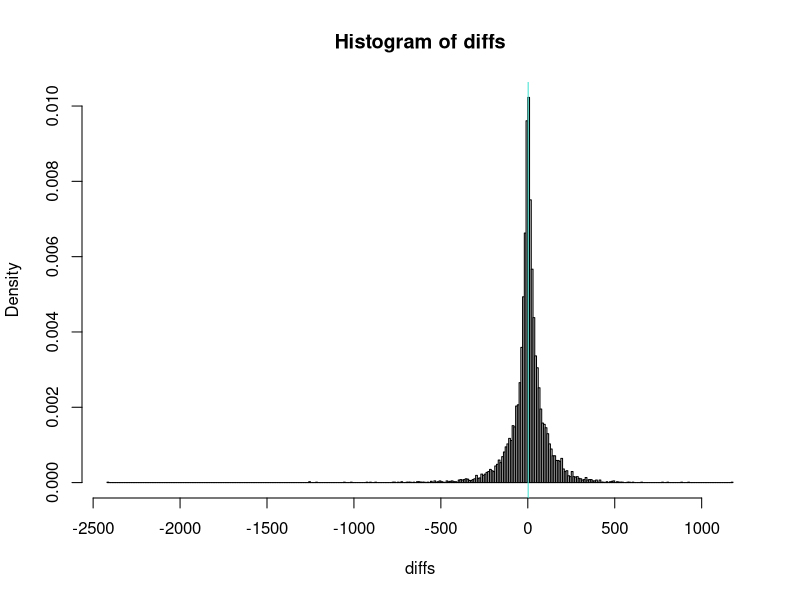
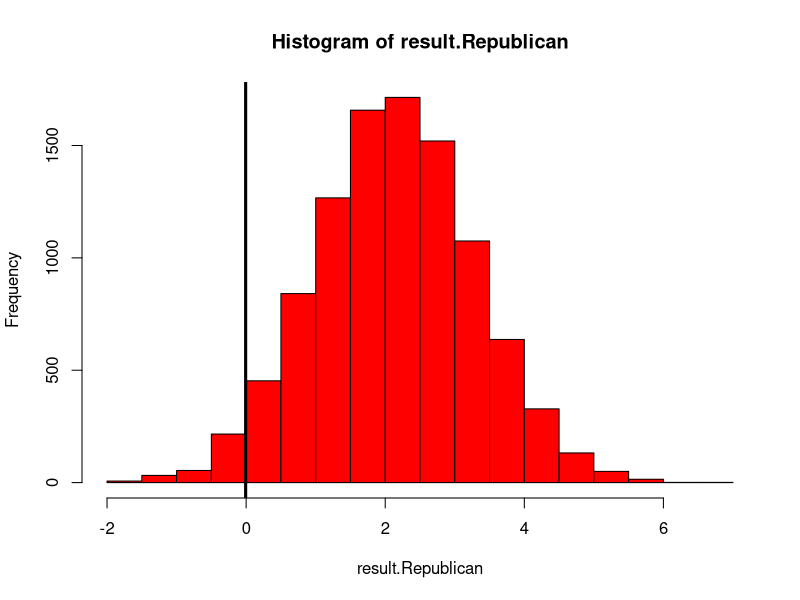
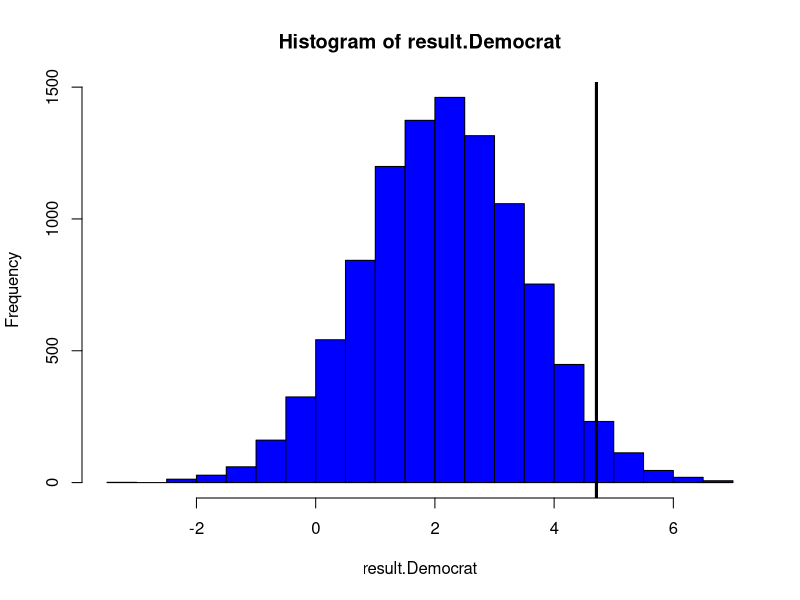
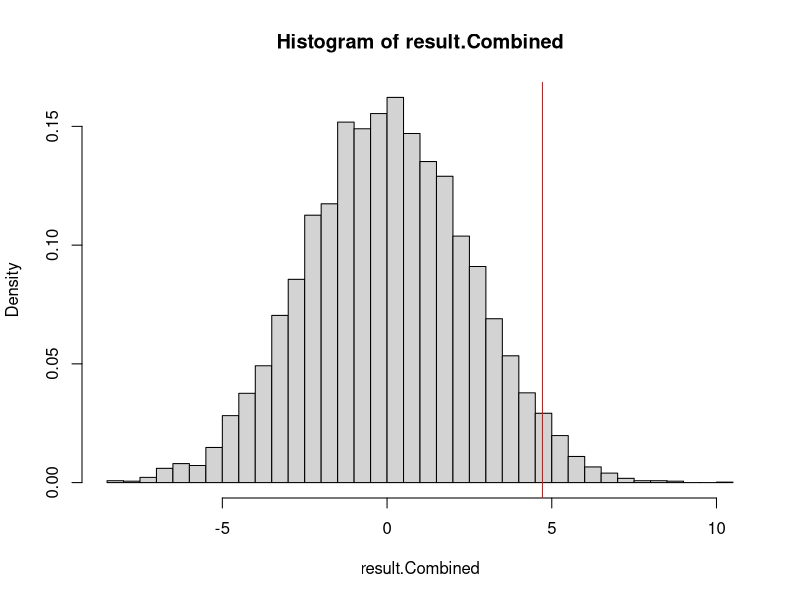
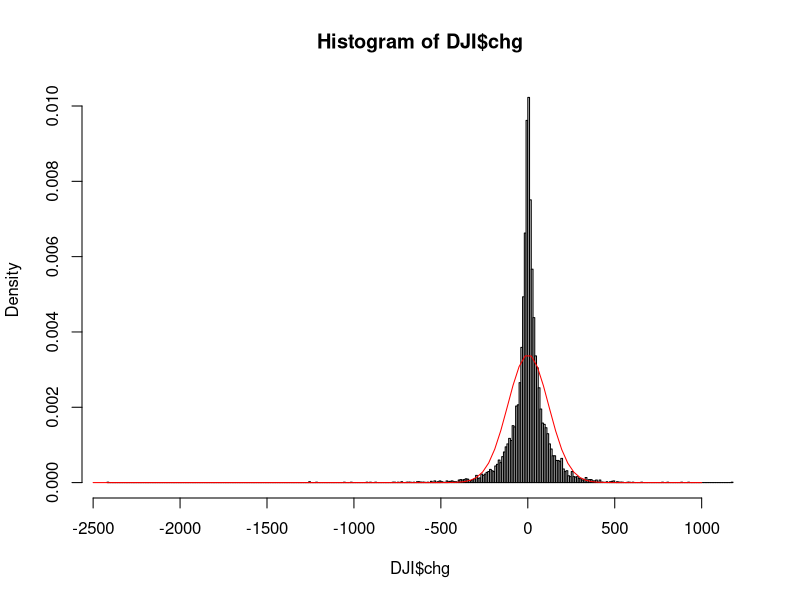
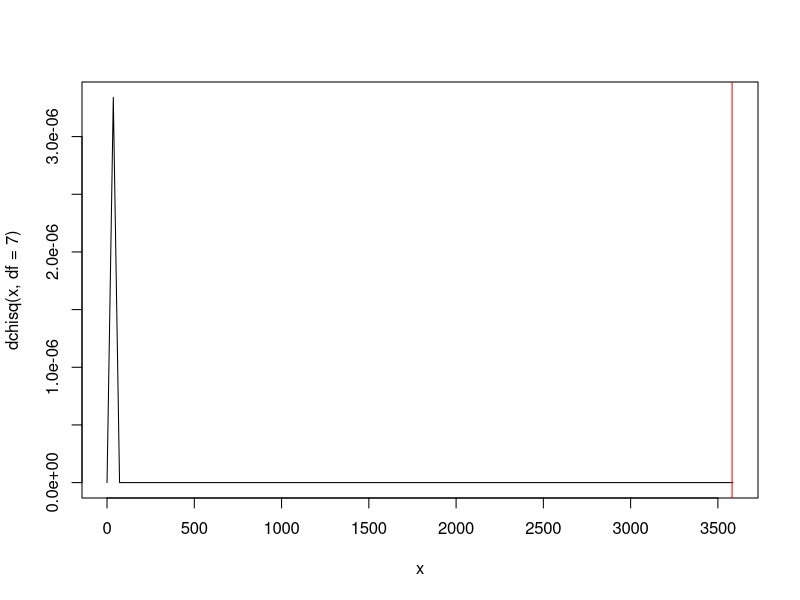
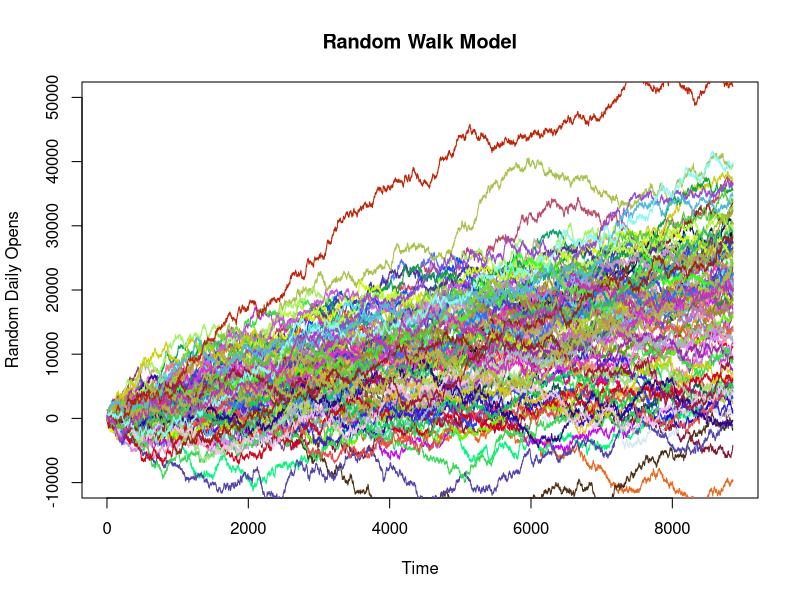
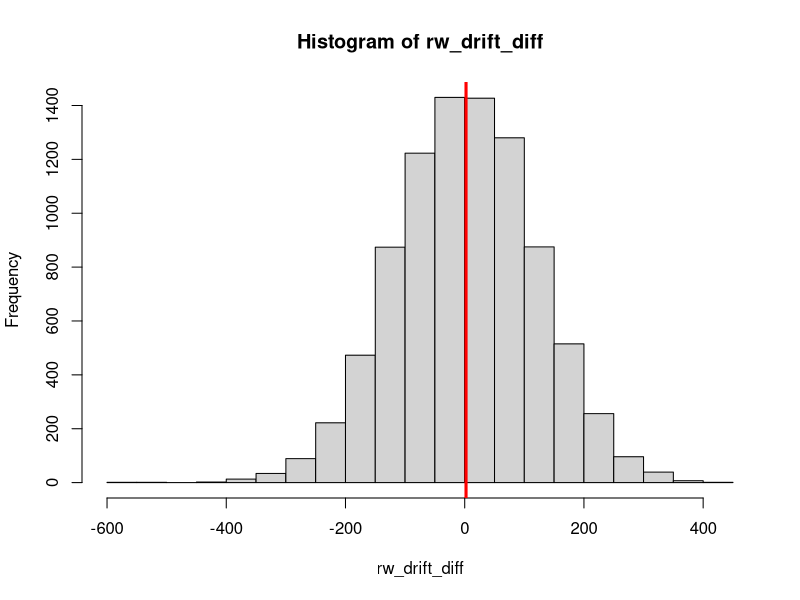

Generate these figures, in order, with R:
#This is where our main code for our project will go!
DJI <- read.csv("DJI.csv"); head(DJI)

#Create 'Regime' Categories (Regan, Bush, etc.)
DJI["Regime"] <- "None" #Set blank column

#Set the dates for each regime
#Each 'term' is denoted from inaugaration day 
#to the day before the next regime's inaugaration day
dates <- sapply(DJI["Date"], function(x) as.Date(x)) #Convert CSV date character objects 
#to date objects
DJI[dates < as.Date("1989-01-20"), "Regime"] <- "RR"
DJI[dates >= as.Date("1989-01-20") & dates < as.Date("1993-01-20"), "Regime"] <- "GHWB"
DJI[dates >= as.Date("1993-01-20") & dates < as.Date("2001-01-20"), "Regime"] <- "BC"
DJI[dates >= as.Date("2001-01-20") & dates < as.Date("2009-01-20"), "Regime"] <- "GWB"
DJI[dates >= as.Date("2009-01-20") & dates < as.Date("2017-01-20"), "Regime"] <- "BO"
DJI[dates >= as.Date("2017-01-20"), "Regime"] <- "DJT"

#Create a binary category for the political party in control of the White House 
#(Republican = 1, Democrat = 0)
Republican <- (DJI$Regime == "RR") | (DJI$Regime == "GHWB") | (DJI$Regime == "GWB") | (DJI$Regime == "DJT")
DJI <- data.frame(DJI, Republican); head(DJI); sum(Republican); mean(Republican)

#Create a binary category for expansion vs recession year
DJI["Recession"] <- FALSE

#Extract years from date column
DJI.year <- format(as.Date(DJI$Date),"%Y")

#Set the dates
DJI[DJI.year == 1980, "Recession"] <- TRUE
DJI[DJI.year >= 1981 & DJI.year  <= 1981, "Recession"] <- TRUE
DJI[DJI.year >= 1990 & DJI.year  <= 1991, "Recession"] <- TRUE
DJI[DJI.year == 2001, "Recession"] <- TRUE
DJI[DJI.year >= 2007 & DJI.year <= 2009, "Recession"] <- TRUE
DJI[DJI.year >= 2020, "Recession"] <- TRUE

#Set up indices for permutation test by party and president 
index.Republican <- DJI$Republican ; sum(index.Republican) # 4822, matches
index.RR <- (DJI$Regime == "RR") ; sum(index.RR) # 1005
index.GHWB <- (DJI$Regime == "GHWB") ; sum(index.GHWB) # 1011
index.BC <- (DJI$Regime == "BC") ; sum(index.BC) # 2021
index.GWB <- (DJI$Regime == "GWB") ; sum(index.GWB) # 2009
index.BO <- (DJI$Regime == "BO") ; sum(index.BO) # 2015
index.DJT <- (DJI$Regime == "DJT") ; sum(index.DJT) # 797
dim(DJI) ; sum(c(index.RR, index.GHWB, index.BC, index.GWB, index.BO, index.DJT)) # 8858, matches

# Create vector for difference between daily Open values
Open <- DJI$Open
diffs <- diff(DJI$Open) #Get first difference of our data.
head(diffs) # there are some rather large values with double digits before the decimal
length(diffs) # 8857 as expected
sum(diffs)  # 18975.43 so over double the number of observations
mu.chg.open <- mean(diffs) # 2.142422 around what we expected based on the aforementioned values
med.chg.open <- median(diffs) # 3.4297 is higher than mean, indicating more extreme lesser values
var.chg.open <- var(diffs) # whopping 13760.49 for variance, we expect this to increase over time
hist(diffs, breaks = "fd", prob = TRUE) 
# resembles normal distribution with narrow concentration around sharp peak at mean 
# and with long tails, with more extreme negative values
abline(v = mu.chg.open, col = "turquoise")

chg <- numeric(nrow(DJI))
chg[1] <- 0 ; chg[2:nrow(DJI)] <- diffs; chg <- data.frame(chg)
DJI <- data.frame(DJI,chg); head(DJI)

diffs.Republican <- diffs[index.Republican[-1]]
mu.RepDiffs <- mean(diffs.Republican) # -.006959248
diffs.Democrat <- diffs[!(index.Republican[-1])]
mu.DemDiffs <- mean(diffs.Democrat)
mean(diffs.Democrat) # 4.709857
# The means seem different, but given the large variance, this is doubtful.

#Permutation Test
N <- 10^4; result.Republican <- numeric(N); result.Democrat <- numeric(N)
for (i in 1:N) {
  smpl <- sample(index.Republican[-1], replace = FALSE)
  smpl.Republican <- diffs[smpl]
  smpl.Democrat <- diffs[!smpl]
  result.Republican[i] <- mean(smpl.Republican)
  result.Democrat[i] <- mean(smpl.Democrat)
}

#Republican Result
hist(result.Republican, col = "red")
abline(v = mu.RepDiffs, col = "black", lwd = 3)
mu.result.Republican <- mean(result.Republican) ; mu.result.Republican ; mu.RepDiffs
mean(result.Republican <= mu.RepDiffs) 
#2.88% chance of seeing this statistic thus it is statistically significant.

#Democrat Result
hist(result.Democrat, col = "blue")
abline(v = mu.DemDiffs, col = "black", lwd = 3)
mu.result.Democrat <- mean(result.Democrat) ; mu.result.Democrat ; mu.DemDiffs
mean(result.Democrat >= mu.DemDiffs) 
#2.88% chance. Whoa, both means are equally statistically significant.

#Combined Attempt
RepAvg <- sum(DJI$chg*(DJI$Republican == TRUE))/sum(DJI$Republican == TRUE) ; RepAvg
DemAvg <- sum(DJI$chg*(DJI$Republican == FALSE))/sum(DJI$Republican == FALSE) ; DemAvg
Obs <-  DemAvg - RepAvg; Obs

N <- 10^4 #number of simulations
result.Combined <- numeric(N) #this is the vector that will store our simulated differences
for (i in 1:N) {
  Rep <- sample(DJI$Republican) #This is our permuted party column
  RepMu <- sum(DJI$chg*(Rep == TRUE))/sum(Rep == TRUE) ; RepMu
  DemMu <- sum(DJI$chg*(Rep == FALSE))/sum(Rep == FALSE) ; DemMu
  result.Combined[i] <- DemMu - RepMu
}
mean(result.Combined) #inspecting that these are indeed close to zero
hist(result.Combined, breaks = "FD", probability = TRUE)
abline(v = Obs, col = "red")

pvalue <-  (sum(result.Combined >= Obs)+1)/(N+1) ; pvalue
# 2.71% chance that this extreme of an observed difference would arise by chance .

## Contingency table with chi-square test for political party and recession. 
sum(DJI$Recession)/length(DJI$Recession) # 17.67% of observations are in recession years
obs.tbl <- table(DJI$Republican,DJI$Recession) # Republican has more Recession
exp.tbl <- outer(rowSums(obs.tbl), colSums(obs.tbl))/sum(obs.tbl)
obs.tbl ; exp.tbl
chisq.test(DJI$Republican,DJI$Recession)
# p-value is less than 2.2e-16, far below our .05 threshold, so there would be a very
# small chance that the observed contingency table would arise by chance.
# Thus, the observations provide sufficient evidence to reject the null hypothesis
# that Republican and Democratic regimes are equally likely to be associated with recession
# years from 1985 to early 2020. 

## Can you make this more granular by leveraging recession by quarter instead of year?
## Can we do a contingency table that is larger than 2x2 by using regime intead of party?

## Let's apply simulation methods to the day-over-day (DOD) change in Open values. 
## We can also run this and the previous analyses on the other numerical columns 
## of DJI to see if we arise at similar or different results, 
## once we finish the first round of analysis the DOD change in Open values. 
## If we set up the simulations appropriately, we should expect to see in our results that 
## a greater sample size or a greater number of simulations yields increasingly higher 
## variance, potentially indicated by fat tails when plotting the distribution of the results. 
## Can you figure out a way to leverage a chi-square test or CLT here?

#Bruno: I think one good way to show that the data has infinite variance is to show that it cannot be
#modeled with a Normal distribution. (Then we can fit something like a Cauchy distribution later)
#I'm open to taking this out, but I thought we could try to get feedback on it at least!
#So what we are checking is if the daily price fluxes for the Dow Jones have infinite variance
hist(DJI$chg, breaks = "FD", probability = TRUE) #already doesn't look super promising
mu <- mean(DJI$chg)
sigma <- sd(DJI$chg) 
# do we multiply by n the number of sample observations to estimate the population variance?
# maybe not since this is the population? or is it?
curve(dnorm(x,mu,sigma), from = -2500, to = 1000, add = TRUE, col = "red")
n1 <- qnorm(0.1, mu, sigma); n1    #10% of the normal distribution lies below this value
pnorm(n1, mu, sigma)       
mean(DJI$chg <= n1) #6.2%, not great, we would epxect something closer to 10% if it were Normal
#Now let's create a vector of deciles so that we can split our data and see if it falls as expected
dec <- qnorm(seq(0.0,1,by = 0.1), mu,sigma); dec  #11 bins
Exp <- rep(length(DJI$chg)/10,10); Exp 
binchg <- numeric(10)
for(i in 1:10){
  binchg[i] <- sum((DJI$chg >= dec[i]) & (DJI$chg <= dec[i+1] )) ; binchg
}
#Finally we can test for uniformity using a chi-squared test.
ChiStat <- sum((binchg - Exp)^2/Exp); ChiStat #3581.397
#We estimated two parameters (using the sample mean and standard deviation), which costs two degrees of freedom, 
#and we have set the total days to match our sample which costs another so we have 10 - 3 = 7 degrees of freedom
curve(dchisq(x, df = 7), from = 0, to = ChiStat + 5)
abline(v=ChiStat, col = "red") 
pchisq(ChiStat, df = 7, lower.tail = FALSE) # 0
#Given this extremely low chi-square value, it seems that the normal distribution is not a good model (at all)
#for the daily fluxes in the Dow Jones Industrial Average. So let's now check how a model with infinite variance
#fits the data. 

## Generate a RW model with a drift using arima.sim
# Choose one of the two lines of code below, one for mean and one for median of our DOD value changes.
#Get the standard dviation of our differences
sd_diff <- sqrt(mean(diffs^2) - mean(diffs)); sd_diff

#Set up rw_drift
rw_drift <- arima.sim(model = list(order = c(0,1,0)), 
                      length(diffs), mean = mu.chg.open,
                      sd = sd_diff)

# Plot rw_drift
plot(DJI$Open, type = "l", xlab = "Time", 
     ylab = "Random Daily Opens", main = "Random Walk Model",
     ylim = c(-10000,50000))
lines(rw_drift, col = "red")

#Graphical volatility test (This is a phrase I made up)
for (i in 1:100){
  rw_drift <- arima.sim(model = list(order = c(0,1,0)), 
                        length(diffs), mean = mu.chg.open,
                        sd = sd_diff)
  lines(rw_drift, col = rgb(runif(1,0,1),runif(1,0,1),runif(1,0,1)))
}
#Extremely volatile -- Infinite variance


# Calculate the first difference series rw_drift_diff
N <- length(rw_drift); rw_drift_diff <- numeric(N)
for (i in 2:length(rw_drift)) {
  rw_drift_diff[i] <- rw_drift[i] - rw_drift[i - 1] }
rw_drift_diff # no negative values, does not model DJI DOD changes very well
#Mean of the First Difference Series
mean(rw_drift_diff) # 2.222279 when using mean, 3.263219 when using median
#Plot a histogram of the values and draw the mean/median using abline
hist(rw_drift_diff); abline(v = mean(rw_drift_diff), col = "red", lwd = 3)
#Plot the values of the time series and draw the mean/median using abline - and we get a constant!
plot(rw_drift_diff, type = "l", xlab = "Time", ylab = "Differences in Random Daily Opens",
     main = "First Difference Series"); abline(h = mean(rw_drift_diff), col = "red", lwd = 3)
hist(rw_drift_diff, prob = TRUE)

# Chi-square test for diffs and rw_drift_diff, bins by deciles
# Apply central limit theorem, if data is symmetric, should produce standard normal distribution

# Partial variance
N <- length(Open) ; 
variances.normal <- numeric(N - 1)
variances.cauchy <- numeric(N - 1)
variances.Open <- numeric(N - 1)
variances.flux.Open <- numeric(N - 1)
sample.normal <- rnorm(N) ; sample.cauchy <- rcauchy(N)
Open <- DJI$Open ; flux.Open <- DJI$chg
index <- 1:(N - 1)
for (i in 2:N) {
 variances.normal[i - 1] <- var(sample.normal[1:i])
 variances.cauchy[i - 1] <- var(sample.cauchy[1:i])
 variances.Open[i - 1] <- var(Open[1:i])
 variances.flux.Open[i - 1] <- var(flux.Open[1:i])
}
variances.flux.Open <- variances.flux.Open[-1]
par(mfrow = c(2,2))
plot(index,variances.normal, type = "l", col = "steelblue", log = "x")
plot(index,variances.cauchy, type = "l", col = "firebrick", log = "xy")
plot(index,variances.Open, type = "l", col = "yellowgreen", log = "xy")
plot(head(index,-1),variances.flux.Open, type = "l", col = "slategray", log = "xy")
par(mfrow = c(1,1))
summary(variances.normal)
summary(variances.cauchy)
summary(variances.Open)
summary(variances.flux.Open)

# Normal seems to fit random walk, but not first differences (which model fits?) 
# What is a narrow highly concentrated around the mean but with really large variance?
# random walk doesn't seem to have infinite variance, but how does it theoretically?

## Should we perform this analysis for High, Low or Close? Does it change anything?
## Does using a logarithmic or exponential model make the data behave better?
## Given that our observed DOD data produces low frequency, extreme values, particularly negative,
## how do we do a better job of fitting a probability distribution model to our observed data? 
## That is, can we slice our data differently, change the parameters of the random walk model,
## or use a different distribution altogether to model our data? We could use Cauchy, Levy, Pareto, 
## T or other distributions with infinite variance. Are there any that look like our histogram?
## Is this necessary in order to test for infinite variance? 
## Does the current random walk model invalidate our test for infinite variance on the observed data?
## Or can we test for infinite variance without worrying about any model at all? 
## Perhaps partial variance can help here?
## Can we build out the partial variance model and visualization per the shared stackexchange post?
